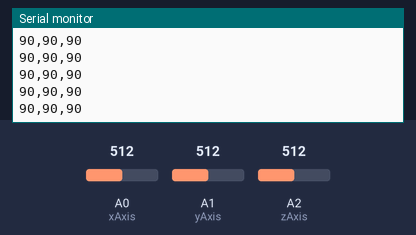
Simulated run of this sketch. Board: Arduino Uno, built with avr-gcc and run on an emulated ATmega328P. Parts: the last lines printed to the serial monitor. The inputs (shaded band) are chosen by the test bench; at power-on: A0 (xAxis) = 512, A1 (yAxis) = 512, A2 (zAxis) = 512.

Above: at 1.2 s.
1.3 s: A0 (xAxis) set to 356
At 2.4 s:
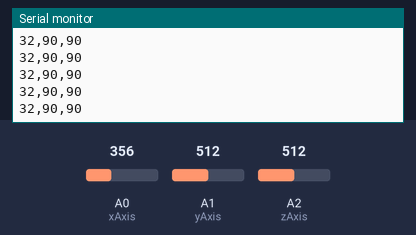
4.3 s: A0 (xAxis) set to 324
At 4.9 s:
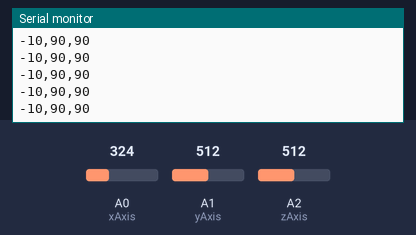
7.3 s: A1 (yAxis) set to 353
At 7.9 s:
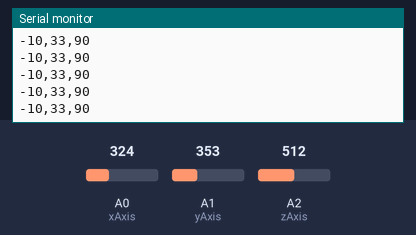
8.8 s: A1 (yAxis) set to 335
At 9.6 s:
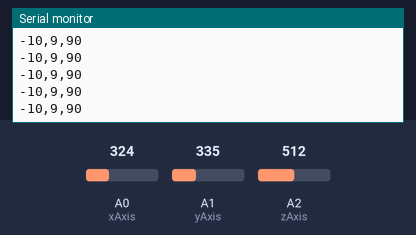
10.3 s: A2 (zAxis) set to 373
At 11.0 s:
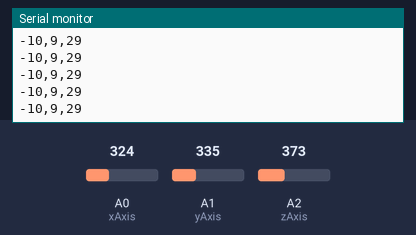
11.8 s: A2 (zAxis) set to 358
At 12.3 s:
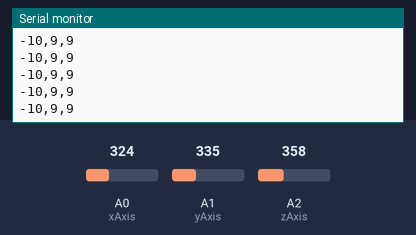
Timing chart, 0 to 14.3 s (numbered marks = the images above; inputs shaded):
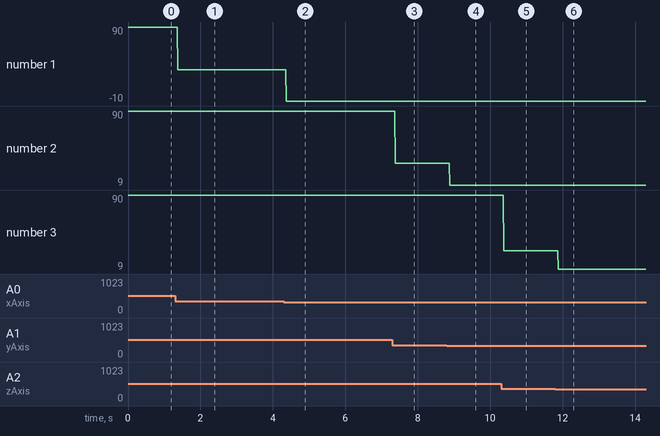

The sketch:

Accelerometer.ino
```cpp
/*
 * To use an accelerometer and rotate a cube in VR with it.
 */

// Constant Integers (Whole numbers) that relate to certain 'pins' (places) on the Arduino.
const int zAxis = A2;
const int yAxis = A1;
const int xAxis = A0;

// Integers to get the range of raw values for each axis: X, Y and Z,
int zHigh = 419, zLow = 283,
        xHigh = 399, xLow = 264,
        yHigh = 396, yLow = 260;

// Runs at the beginning of the 'sketch' (program). And only runs once, initially.
void setup() {

  // Opens a connection to the Serial Port of the Arduino, to communicate with it.
  Serial.begin(9600);
}

// Runs continiously, on loop.
void loop() {

  // Shorts (decimal numbers) that map the raw values to angles between -90 degrees and 90 degrees for each axis.
  short angleX = map( constrain (  analogRead(xAxis), xLow, xHigh ), xLow, xHigh, -90, 90  );
  short angleY = map( constrain (  analogRead(yAxis), yLow, yHigh ), yLow, yHigh, -90, 90  );
  short angleZ = map( constrain (  analogRead(zAxis), zLow, zHigh ), zLow, zHigh, -90, 90  );

  // Creating the data string to pass to the computer in the serial.
  String dataString = String(angleX);

  dataString += ",";
  dataString += String(angleY); // Adding the y axis to the string.
  dataString += ",";
  dataString += String(angleZ); // Adding the z axis to the string.

  Serial.println(dataString); // Say to the computer: These are the axis angles: X = , Y = , Z = .

}
```

Measured:
- after the input at 1.3 s, the serial monitor: prints a new line after 0.07 s (image 1)
- after the input at 4.3 s, the serial monitor: prints a new line after 0.07 s (image 2)
- after the input at 7.3 s, the serial monitor: prints a new line after 0.08 s (image 3)
- after the input at 8.8 s, the serial monitor: prints a new line after 0.08 s (image 4)
- after the input at 10.3 s, the serial monitor: prints a new line after 0.07 s (image 5)
- after the input at 11.8 s, the serial monitor: prints a new line after 0.07 s (image 6)
- plotted number 1: 90 → 32 after the input at 1.3 s, 32 → -10 after the input at 4.3 s
- plotted number 2: 90 → 33 after the input at 7.3 s, 33 → 9 after the input at 8.8 s
